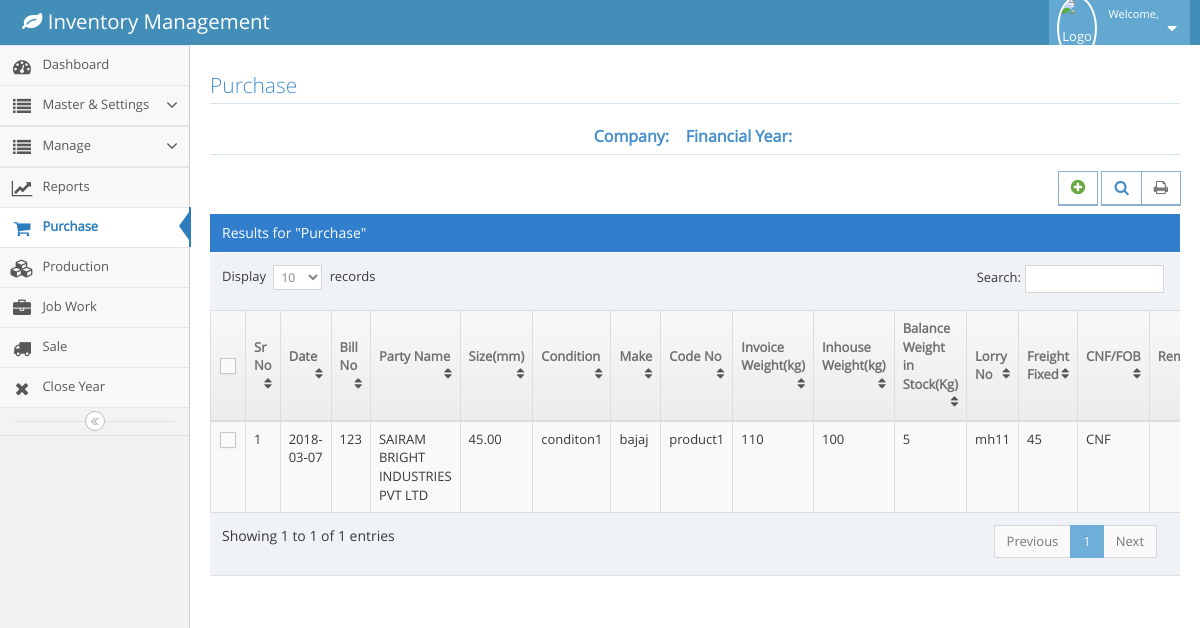
Page /purchase.php (signed in) on the committed database.
### tables this page shows
CREATE TABLE `newpurchase` (
  `purchaseId` int(11) NOT NULL,
  `fyId` int(11) NOT NULL,
  `companyId` int(11) NOT NULL,
  `lotNo` int(11) NOT NULL,
  `date` date NOT NULL,
  `billNo` varchar(500) NOT NULL,
  `party` varchar(500) NOT NULL,
  `make` varchar(500) NOT NULL,
  `code` varchar(5000) NOT NULL,
  `grade` int(11) NOT NULL,
  `shape` int(11) NOT NULL,
  `size` varchar(500) NOT NULL,
  `purchaseWeight` double NOT NULL,
  `actualWeight` double NOT NULL,
  `remainingWeight` double DEFAULT NULL,
  `surface` int(11) NOT NULL,
  `flag` int(11) DEFAULT NULL,
  `warehouseId` varchar(200) NOT NULL,
  `location` text,
  `transporterId` int(11) NOT NULL,
  `lorryNo` varchar(200) DEFAULT NULL,
  `freightFixed` text,
  `cnfFobId` varchar(200) DEFAULT NULL,
  `remarks` text,
  `heatNo` text,
  `short` double DEFAULT NULL,
  `excess` double DEFAULT NULL,
  `createdOn` timestamp NOT NULL DEFAULT CURRENT_TIMESTAMP,
  `dellock` int(11) DEFAULT NULL,
  `dellockCarryforword` int(11) NOT NULL DEFAULT '0',
  `carryforword` int(11) DEFAULT NULL,
  `conditn` text
);

### purchase.php (the view, shortened to what this page needs)
<!DOCTYPE html>
<?php
  include('config.php');
  $fy=$_SESSION['fy'];
  $company=$_SESSION['cname'];
?>
<html lang="en">
	<head>
		<link rel="stylesheet" href="assets/css/bootstrap.min.css" />
		<link rel="stylesheet" href="assets/font-awesome/4.5.0/css/font-awesome.min.css" />
		<link rel="stylesheet" href="assets/css/ace.min.css" class="ace-main-stylesheet" id="main-ace-style" />
		<link rel="stylesheet" href="assets/css/ace-skins.min.css" />
		<link rel="stylesheet" href="assets/css/ace-rtl.min.css" />
	</head>
	<body class="no-skin">
		<?php include('navbar.php') ?>
		<div class="main-container ace-save-state" id="main-container">
			<?php include('menubar.php') ?>
			<div class="main-content">
				<div class="main-content-inner">
					<div class="page-content">
								<div class="row">
									<div class="col-xs-12">
										<h3 class="header smaller lighter blue">Purchase</h3>
										<h5 class="header blue lighter bigger" align="center">
												<b>Company:&nbsp; <?php echo $company ?>  &nbsp;
												Financial Year:&nbsp; <?php echo $fy ?> </b>
										</h5>
										<div class="clearfix">
											<div class="pull-right tableTools-container">
												<div class="btn btn-white btn-primary btn-bold">
													<a class="blue" href="addpurchase.php" data-toggle="tooltip" title="Add">
														<i class="ace-icon fa fa-plus-circle bigger-120 green"></i>
													</a>
												</div>
											</div>
										</div>
										<div class="table-header">
											Results for "Purchase"
										</div>
										<div style="overflow-x:auto;">
											<table id="dynamic-table"  class="table table-striped table-bordered table-hover" >
												<thead>
													<tr>
														<th class="center">
															<label class="pos-rel">
																<span class="lbl"></span>
															</label>
														</th>
														<th>Sr No</th>
														<th>Date</th>
														<th>Bill No</th>
														<th>Party Name</th>
														<th>Size(mm)</th>
														<th>Condition</th>
														<th>Make</th>
														<th>Code No</th>
														<th>Invoice Weight(kg)</th>
														<th>Inhouse Weight(kg)</th>
														<th>Balance Weight in Stock(Kg)</th>
														<th>Lorry No</th>
														<th>Freight Fixed</th>
														<th>CNF/FOB</th>
														<th>Remarks</th>
													</tr>
												</thead>
												<tbody>
													<?php
									            		$query=mysqli_query($conn,"select * from newpurchase" );
															$count=0;
															while($row=mysqli_fetch_array($query))
															{
																$count++;
																$date=$row['date'];
																$billno=$row['billNo'];
																$party=$row['party'];
																$size=$row['size'];
																$condition=$row['conditn'];
																$make=$row['make'];
																$codeno=$row['code'];
																$inhweight=$row['actualWeight'];
																$invweight=$row['purchaseWeight'];
																$balweight=$row['remainingWeight'];
																$lorryno=$row['lorryNo'];
																$frefixed=$row['freightFixed'];
																$CNF=$row['cnfFobId'];
															?>
													<tr>
														<td class="center">
															<label class="pos-rel">
																<span class="lbl"></span>
															</label>
														</td>
														<td><?php echo $count;?></td>
														<td>
															<?php echo $date;?>
														</td>
														<td>
															<?php echo $billno;?>
														</td>
														<td>
															<?php echo $party;?>
														</td>
														<td>
															<?php echo $size;?>
														</td>
														<td>
															<?php echo $condition;?>
														</td>
														<td>
															<?php echo $make;?>
														</td>
														<td>
															<?php echo $codeno;?>
														</td>
														<td>
															<?php echo $invweight;?>
														</td>
														<td>
															<?php echo $inhweight;?>
														</td>
														<td>
															<?php echo $balweight;?>
														</td>
														<td>
															<?php echo $lorryno;?>
														</td>
														<td>
															<?php echo $frefixed;?>
														</td>
														<td>
															<?php echo $CNF;?>
														</td>
														<td>
														</td>
													</tr>
													<?php
													}
												?>
													</tbody>
												</table>
											</div>
										</div>
									</div>
							</div>
						</div>
					</div>
		</div>
	</body>
</html>

### rows in the picture
newpurchase: date "2018-03-07", billNo "123", party "SAIRAM BRIGHT INDUSTRIES PVT LTD", size "45.00", conditn "conditon1", make "bajaj", code "product1", purchaseWeight "110", actualWeight "100", remainingWeight "5", lorryNo "mh11", freightFixed "45", cnfFobId "CNF"
